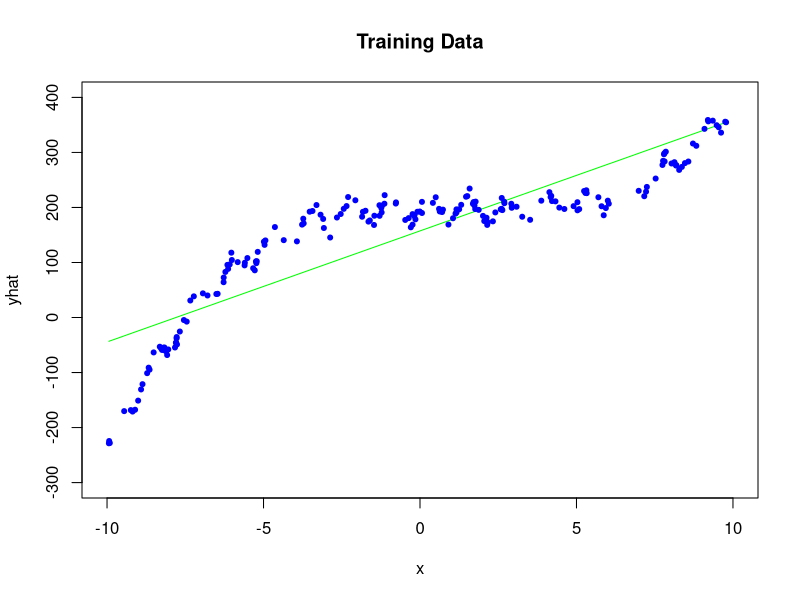

Source code (R):
# Linear Regression
# By Tianran Zhang, 2017-10-08.

basicdata <- read.table(file = 'basicData.txt', header = T)
x <- basicdata$X
y <- basicdata$y
d <- dim(basicdata)

model.predict <- function(x, y) {
  ymean <- mean(y)
  xmean <- mean(x)
  
  d1 <- 0
  d2 <- 0
  for (i in d[1]) {
    d1 <- d1 + (x[i] - xmean) * (y[i] - ymean)
    d2 <- d2 + (x[i] - xmean) ^ 2
  }
  
  c1 <<- d1 / d2
  c0 <<- ymean - c1 * xmean
  
  x * c1 + c0
}

yhat <- model.predict(x, y)
TrainError <- sum((y - yhat) ^ 2) / d[1]

xtest <- basicdata$Xtest
ytest <- basicdata$Ytest

ytesthat <- xtest * c1 + c0
TestError <- sum((ytest - ytesthat) ^ 2) / d[1]

print(TrainError)
print(TestError)

plot(
  x,
  yhat,
  type = 'l',
  xlim = c(-10, 10),
  ylim = c(-300, 400),
  col = 'green',
  main = "Training Data"
)
points(x, y, pch = 20, col = 'blue')
